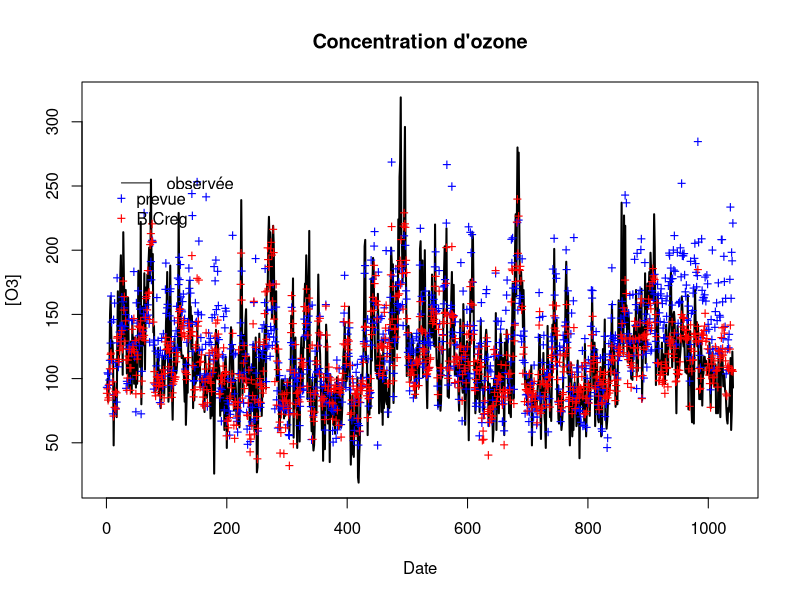

The R script that drew this image:
data=read.table(file="DataTP.txt",header=TRUE)

# 4 - ANOVA : prédicteurs qualitatifs et contraintes d'identification
anova1=lm(O3o ~ JJ,data)
summary(anova1)
model.matrix(anova1)[1:10,]
# l'influeunce de JJf inclue dans l'intercept.
 # contrainte imposé : alpha_f = 0
 # p_value de JJS est > alpha = 0.05, => JJS = 0, et jours feriers n'ont pas d'influeunce.
 
anova2=lm(O3o ~ C(JJ,sum),data)
summary(anova2)
model.matrix(anova2)[1:10,]

# le modele ne dépend pas de la contrainte imposé.

# 5. ANCOVA : modèle complet et sélection automatique des prédicteurs

regcomplet=lm(O3o~O3p+TEMPE+RMH2O+log(NO2)+FF+STATION+JJ,data)
summary(regcomplet)
model.matrix(regcomplet)[1:10,]

# les prédicteurs pertinents sont : intercept, O3p, TEMPE, RMH2O, log(NO2), FF, STATIONCad, STATIONPla. les autres : STATIONAls, STATIONRam et JJs n'ont pas d'influeunce. dans regmult : NO2 et FF n'ont pas d'effet.

# minimiser AIC => minimiser -logvraisemblance et le nombre de variables. il enleve les variables et il voit l'influence sur la vraisemblence qui décroit.
library(MASS)
regaic=stepAIC(regcomplet)


# BIC minimise aussi la taille des données. et selectionne moins de variables que AIC.
# BIC a selectionné moins de variables dans la formule qui sont differents par rapport à AIC. 
regbic=stepAIC(regcomplet,k=log(nrow(data)))

regbicint=stepAIC(lm(O3o~.*.,data),k=log(nrow(data)))

# BIC avec interaction d'ordre 2 sélectionne pas mal de variables dans la formule finale.




# 6. Evaluation des modèles 
x11()
plot(data$O3o,type ="l",lwd=2,main="Concentration d'ozone",xlab="Date",ylab="[O3]")
points(data$O3p,col="blue",pch="+")
points(fitted(regbicint),col="red",pch="+")
legend(0,268,lty=1,col=c("black"),legend=c("observée"),bty="n")
legend(0,256,pch="+",col=c("blue","red"),legend=c("prevue","BICreg"),bty="n") 

# la regression BIC simule bien les variations de O3o

score=function(Y,Y_chapeau){
    # à faire
    # biais = E(Y-Y_chapeau)
    biais = mean(Y-Y_chapeau)
    RMSE = sqrt(mean((Y-Y_chapeau)**2))
    return (round(c(biais,RMSE),3))
}

# modele complexe => RMSE faible.
# Problemes : on fait apprentissage sur data, en meme temps test sur data => surapprentissage


trainind = sample(1:nrow(data),floor(0.8*nrow(data)))
testind = setdiff(1:nrow(data),trainind)
 # fichier d'apprentissage
datapp = data[trainind,]
datatest = data[testind,]

regsimpleApp=lm(O3o~O3p,datapp)
regmultApp=lm(O3o~O3p+TEMPE+RMH2O+log(NO2)+FF,datapp)

score(datapp$O3o,fitted(regsimpleApp))
score(datapp$O3o,fitted(regmultApp))

# RMSE du mult est petit que simple donc RMSe est meilleure.

# modele complexe => surapprentissage, performance baisse, le modele Asbicint est le meilleure
 
